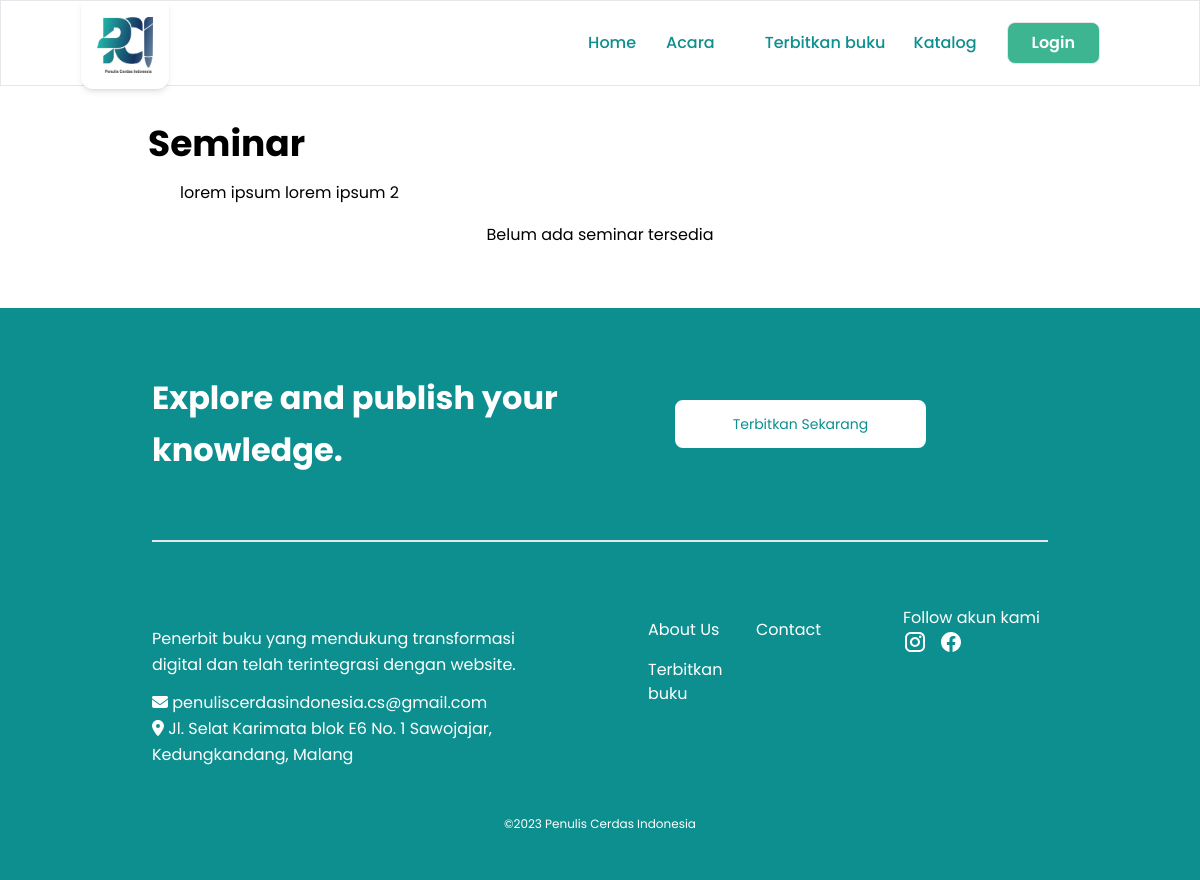
Page /pci/event/seminar on the committed database.
### tables this page shows
CREATE TABLE `event_type` (
  `id` int(11) NOT NULL,
  `name_type` varchar(50) NOT NULL,
  `inisial` varchar(50) NOT NULL,
  `desc` varchar(255) NOT NULL,
  `create_at` timestamp NOT NULL DEFAULT current_timestamp(),
  `update_at` timestamp NULL DEFAULT NULL ON UPDATE current_timestamp()
);

### application/helpers/c_helper.php (called while the page is built, shortened)
<?php
function viewUser($c_name, $content, $data)
{
    $c_name->load->view('user/templates/header', $data);
    $c_name->load->view('user/templates/navbar', $data);
    $c_name->load->view($content, $data);
}

### application/controllers/Pci.php (called while the page is built, shortened)
<?php
class Pci extends CI_Controller
{
    public function event($inisial = null)
    {
        if ($this->m_event->cekInisial($inisial) == 0 || $inisial == null) {
            redirect(base_url());
        } else {
            $data['title'] = 'Event';
            $data['event'] = $this->m_event->getEventType();
            $data['eventDetail'] = $this->m_event->getEventTypeDetail($inisial);
            $data['by_type'] = $this->m_event->getEvents(null, $inisial, 1)->result_array();
            viewUser($this, 'user/pages/event', $data);
        }
    }
}

### index.php (called while the page is built, shortened)
<?php
require_once BASEPATH.'core/CodeIgniter.php';

### application/models/M_Event.php (called while the page is built, shortened)
<?php
class M_Event extends CI_Model
{
    private $t_events = 'events';
    private $t_et = 'event_type';
    public function getEvents($event_id = null, $inisial = null, $is_active = null)
    {
        $this->db->select('*, event_type.id as et_id, events.id as e_id, events.desc as e_desc')
            ->from($this->t_events)
            ->join($this->t_et, 'event_type.id = events.event_type_id');
        if ($inisial != null) {
            $this->db->where(['event_type.inisial' => $inisial]);
        }
        if ($is_active != null) {
            if ($is_active == 1 || $is_active == 0) {
                $this->db->where(['events.status' => $is_active]);
            }
        }
        return $this->db->get();
    }
    public function getEventType()
    {
        $this->db->select('id, name_type, inisial')
            ->from($this->t_et);
        return $this->db->get()->result_array();
    }
    public function getEventTypeDetail($inisial)
    {
        $this->db->select('name_type, desc')
            ->from($this->t_et)
            ->where(['inisial' => $inisial]);
        return $this->db->get()->row_array();
    }
    public function cekInisial($inisial)
    {
        $this->db->select('inisial')
            ->from($this->t_et)
            ->where(['inisial' => $inisial]);
        return $this->db->get()->num_rows();
    }
}

### application/views/user/pages/event.php (the view, shortened to what this page needs)
<div class="container my-12 mx-auto px-4 md:px-12 pt-16">
    <div class="p-3">
        <h1 class="text-4xl font-bold mt"><?= $eventDetail['name_type'] ?></h1>
        <p class="ml-4 p-4"><?= $eventDetail['desc'] ?></p>
        <p class="text-center">
            <?= (count($by_type) == 0) ? 'Belum ada ' . strtolower($eventDetail['name_type']) . ' tersedia' : ''; ?>
        </p>
    </div>
</div>

### assets/css/app.css (style rules this page uses)
html, body { font-size: 16px; font-family: Poppins, sans-serif; overflow: hidden auto; }

### rows in the picture
event_type: name_type "Seminar", desc "lorem ipsum lorem ipsum 2", name_type "seminar"
